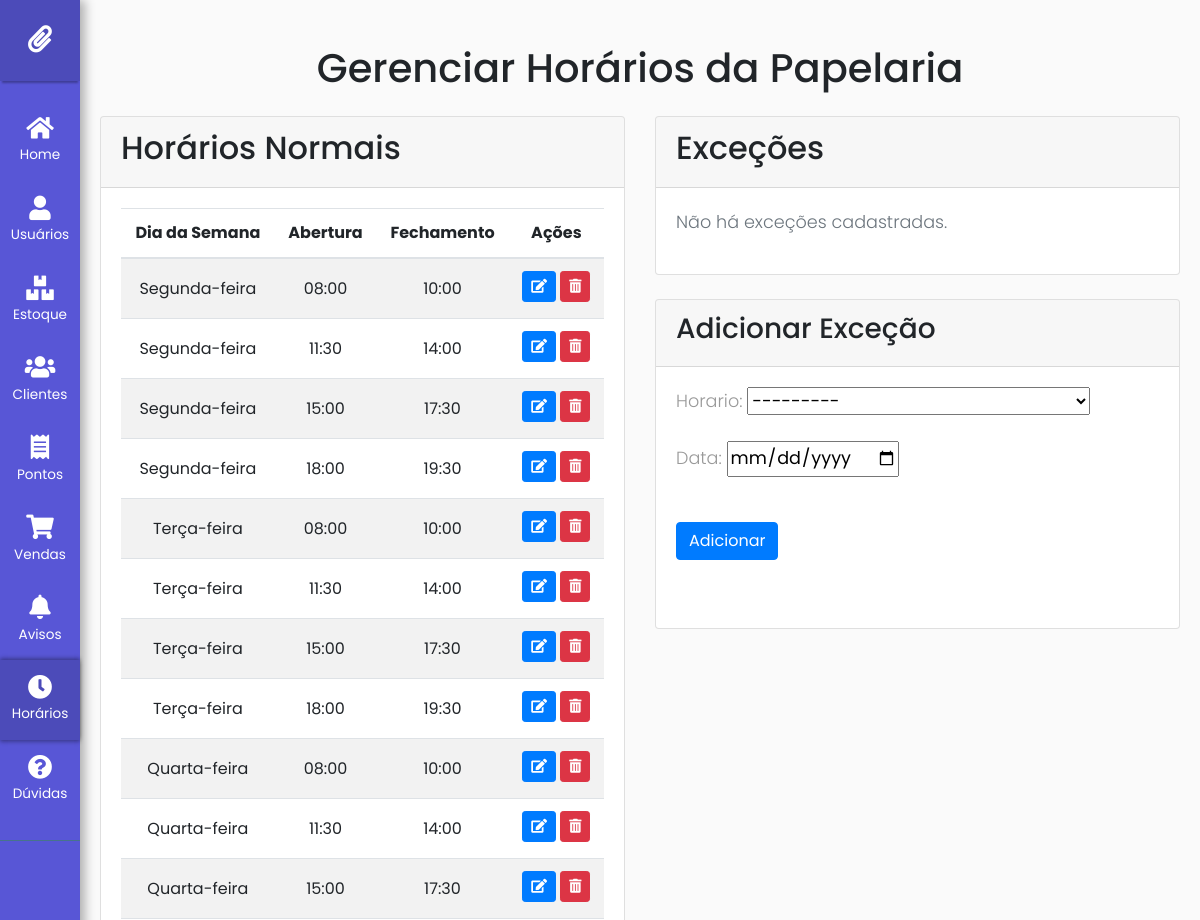
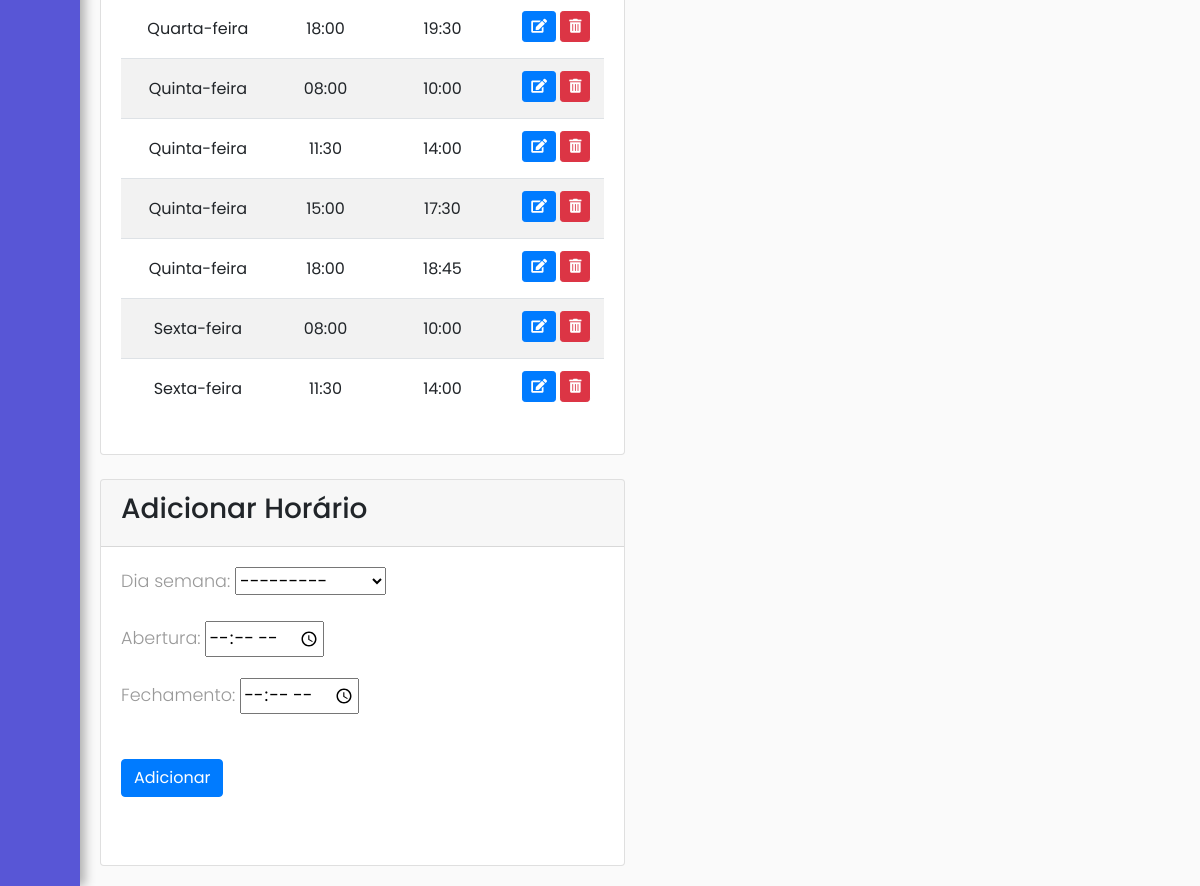
The app's page /horarios/ (signed in) with its own data (2 pictures, top to bottom).
### core/models.py (models this page shows)
class HorarioFuncionamento(models.Model):
    DIA_SEMANA_CHOICES = [
        (0, 'Segunda-feira'),
        (1, 'Terça-feira'),
        (2, 'Quarta-feira'),
        (3, 'Quinta-feira'),
        (4, 'Sexta-feira'),
        (5, 'Sábado'),
        (6, 'Domingo'),
    ]
    dia_semana = models.IntegerField(choices=DIA_SEMANA_CHOICES)
    abertura = models.TimeField()
    fechamento = models.TimeField()
    def __str__(self):
        return f"{self.get_dia_semana_display()} - {self.abertura} às {self.fechamento}"

### core/views.py (the view)
# urls.py: path('horarios/', views.gerenciar_horarios, name='gerenciar-horarios'),
@user_passes_test(is_admin)
def gerenciar_horarios(request):
    horarios = HorarioFuncionamento.objects.all().order_by('dia_semana', 'abertura')
    excecoes = ExcecaoHorario.objects.all().order_by('data', 'horario__abertura')
    if request.method == 'POST':
        if 'adicionar_horario' in request.POST:
            horario_form = HorarioFuncionamentoForm(request.POST)
            if horario_form.is_valid():
                horario_form.save()
                return redirect('gerenciar-horarios')
        elif 'adicionar_excecao' in request.POST:
            excecao_form = ExcecaoHorarioForm(request.POST)
            if excecao_form.is_valid():
                excecao_form.save()
                return redirect('gerenciar-horarios')
    else:
        horario_form = HorarioFuncionamentoForm()
        excecao_form = ExcecaoHorarioForm()
    return TemplateResponse(request, "core/gerenciar_horarios.html", {
        "horarios": horarios,
        "excecoes": excecoes,
        "horario_form": horario_form,
        "excecao_form": excecao_form,
    })

### core/forms.py
class HorarioFuncionamentoForm(forms.ModelForm):
    class Meta:
        model = HorarioFuncionamento
        fields = ['dia_semana', 'abertura', 'fechamento']
        widgets = {
            'abertura': forms.TimeInput(format='%H:%M', attrs={'type': 'time'}),
            'fechamento': forms.TimeInput(format='%H:%M', attrs={'type': 'time'}),
        }

class ExcecaoHorarioForm(forms.ModelForm):
    class Meta:
        model = ExcecaoHorario
        fields = ['horario', 'data']
        widgets = {
            'data': forms.DateInput(format='%Y-%m-%d', attrs={'type': 'date'}),
        }
    def __init__(self, *args, **kwargs):
        super().__init__(*args, **kwargs)
        self.fields['horario'].queryset = HorarioFuncionamento.objects.all().order_by('dia_semana', 'abertura')

### core/views.py (called while the page is built)
def is_admin(user):
    return user.is_staff

### core/templates/core/gerenciar_horarios.html (shortened to what this page needs)
{% extends base_template %}
{% block body %}
    <div class="container mt-4">
        <h1 class="text-center">Gerenciar Horários da Papelaria</h1>
        <div class="row mt-4">
            <div class="col-md-6">
                <div class="card">
                    <div class="card-header">
                        <h2>Horários Normais</h2>
                    </div>
                    <div class="card-body">
                        {% if horarios %}
                            <table class="table table-striped table-hover text-center align-middle">
                                <thead>
                                    <tr>
                                        <th>Dia da Semana</th>
                                        <th>Abertura</th>
                                        <th>Fechamento</th>
                                        <th>Ações</th>
                                    </tr>
                                </thead>
                                <tbody>
                                    {% for horario in horarios %}
                                        <tr>
                                            <td class="text-center align-middle">{{ horario.get_dia_semana_display }}</td>
                                            <td class="text-center align-middle">{{ horario.abertura }}</td>
                                            <td class="text-center align-middle">{{ horario.fechamento }}</td>
                                            <td class="text-center align-middle">
                                                <button class="btn btn-primary btn-sm mb-1" data-toggle="modal" data-target="#editarHorarioModal" data-id="{{ horario.id }}"><i class="fas fa-edit"></i></button>
                                                <button class="btn btn-danger btn-sm mb-1" data-toggle="modal" data-target="#excluirHorarioModal" data-id="{{ horario.id }}"><i class="fas fa-trash-alt"></i></button>
                                            </td>
                                        </tr>
                                    {% endfor %}
                                </tbody>
                            </table>
                        {% else %}
                            <p class="text-muted">Não há horários cadastrados.</p>
                        {% endif %}
                    </div>
                </div>
                <div class="card mt-4">
                    <div class="card-header">
                        <h3>Adicionar Horário</h3>
                    </div>
                    <div class="card-body">
                        <form method="post" class="mb-4">
                            {{ horario_form.as_p }}
                            <button type="submit" class="btn btn-primary my-4" name="adicionar_horario">Adicionar</button>
                        </form>
                    </div>
                </div>
            </div>
            <div class="col-md-6">
                <div class="card">
                    <div class="card-header">
                        <h2>Exceções</h2>
                    </div>
                    <div class="card-body">
                        {% if excecoes %}
                            <table class="table table-striped table-hover text-center align-middle">
                                <thead>
                                    <tr>
                                        <th>Data</th>
                                        <th>Dia da Semana</th>
                                        <th>Abertura</th>
                                        <th>Fechamento</th>
                                        <th>Ações</th>
                                    </tr>
                                </thead>
                                <tbody>
                                    {% for excecao in excecoes %}
                                        <tr>
                                            <td class="text-center align-middle">{{ excecao.data }}</td>
                                            <td class="text-center align-middle">{{ excecao.horario.get_dia_semana_display }}</td>
                                            <td class="text-center align-middle">{{ excecao.horario.abertura }}</td>
                                            <td class="text-center align-middle">{{ excecao.horario.fechamento }}</td>
                                            <td class="text-center align-middle">
                                                <button class="btn btn-primary btn-sm" data-toggle="modal" data-target="#editarExcecaoModal" data-id="{{ excecao.id }}"><i class="fas fa-edit"></i></button>
                                                <button class="btn btn-danger btn-sm" data-toggle="modal" data-target="#excluirExcecaoModal" data-id="{{ excecao.id }}"><i class="fas fa-trash-alt"></i></button>
                                            </td>
                                        </tr>
                                    {% endfor %}
                                </tbody>
                            </table>
                        {% else %}
                            <p class="text-muted">Não há exceções cadastradas.</p>
                        {% endif %}
                    </div>
                </div>
                <div class="card mt-4">
                    <div class="card-header">
                        <h3>Adicionar Exceção</h3>
                    </div>
                    <div class="card-body">
                        <form method="post" class="mb-4">
                            {{ excecao_form.as_p }}
                            <button type="submit" class="btn btn-primary my-4" name="adicionar_excecao">Adicionar</button>
                        </form>
                    </div>
                </div>
            </div>
        </div>
    </div>
{% endblock %}

### static/css/base.css (style rules this page uses)
body { font-family: 'Poppins', sans-serif; background: #fafafa; }
p { font-family: 'Poppins', sans-serif; font-size: 1.1em; font-weight: 300; line-height: 1.7em; color: #999; }
i, span { display: inline-block; }

### records on screen
HorarioFuncionamento: dia_semana "Segunda-feira", abertura "08:00", fechamento "10:00"
HorarioFuncionamento: dia_semana "Segunda-feira", abertura "11:30", fechamento "14:00"
HorarioFuncionamento: dia_semana "Segunda-feira", abertura "15:00", fechamento "17:30"
HorarioFuncionamento: dia_semana "Segunda-feira", abertura "18:00", fechamento "19:30"
HorarioFuncionamento: dia_semana "Terça-feira", abertura "08:00", fechamento "10:00"
HorarioFuncionamento: dia_semana "Terça-feira", abertura "11:30", fechamento "14:00"
HorarioFuncionamento: dia_semana "Terça-feira", abertura "15:00", fechamento "17:30"
HorarioFuncionamento: dia_semana "Terça-feira", abertura "18:00", fechamento "19:30"
HorarioFuncionamento: dia_semana "Quarta-feira", abertura "08:00", fechamento "10:00"
HorarioFuncionamento: dia_semana "Quarta-feira", abertura "11:30", fechamento "14:00"
HorarioFuncionamento: dia_semana "Quarta-feira", abertura "15:00", fechamento "17:30"
HorarioFuncionamento: dia_semana "Quarta-feira", abertura "18:00", fechamento "19:30"
HorarioFuncionamento: dia_semana "Quinta-feira", abertura "08:00", fechamento "10:00"
HorarioFuncionamento: dia_semana "Quinta-feira", abertura "11:30", fechamento "14:00"
HorarioFuncionamento: dia_semana "Quinta-feira", abertura "15:00", fechamento "17:30"
HorarioFuncionamento: dia_semana "Quinta-feira", abertura "18:00", fechamento "18:45"
HorarioFuncionamento: dia_semana "Sexta-feira", abertura "08:00", fechamento "10:00"
HorarioFuncionamento: dia_semana "Sexta-feira", abertura "11:30", fechamento "14:00"
